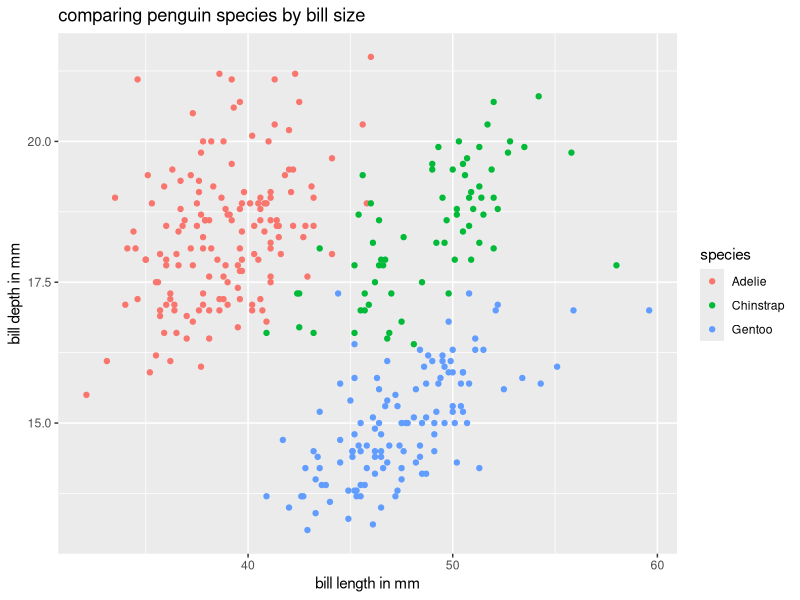

The R script that drew this image:
## ---- chunk 1
#| lable: penguins-glimpse
library(palmerpenguins)
library(tidyverse)
## ---- chunk 2
#| warning: false
#| lable: fig-penguins
head(penguins)
scatter_penguins_plot <- ggplot(penguins, aes(
  x = bill_length_mm,
  y = bill_depth_mm,
  color = species
)) + geom_point() + labs(
  title = "comparing penguin species by bill size",
  x = "bill length in mm",
  y = "bill depth in mm"
)
scatter_penguins_plot
